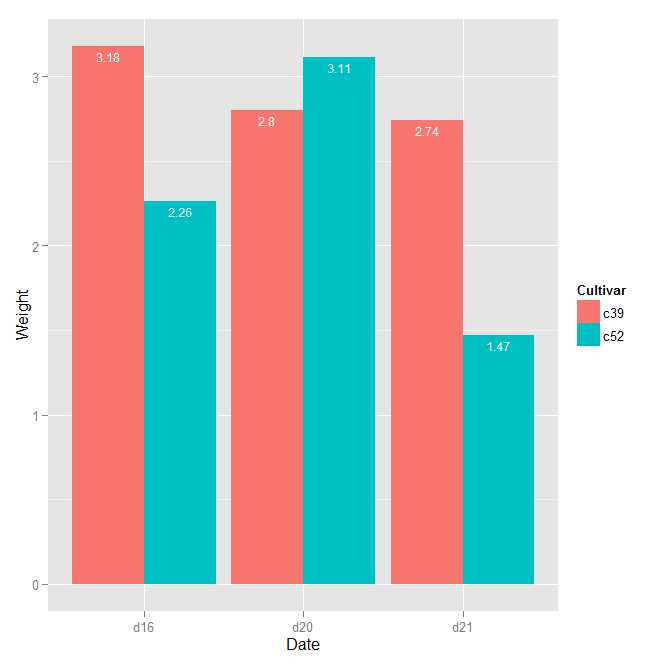

Generate this figure with R:
library(ggplot2)
library(gcookbook)
ggplot(cabbage_exp,aes(x=Date,y=Weight,fill=Cultivar))+geom_bar(stat="identity",position="dodge")+geom_text(aes(label=Weight),vjust=1.5,colour="white",position=position_dodge(.9),size=3)
